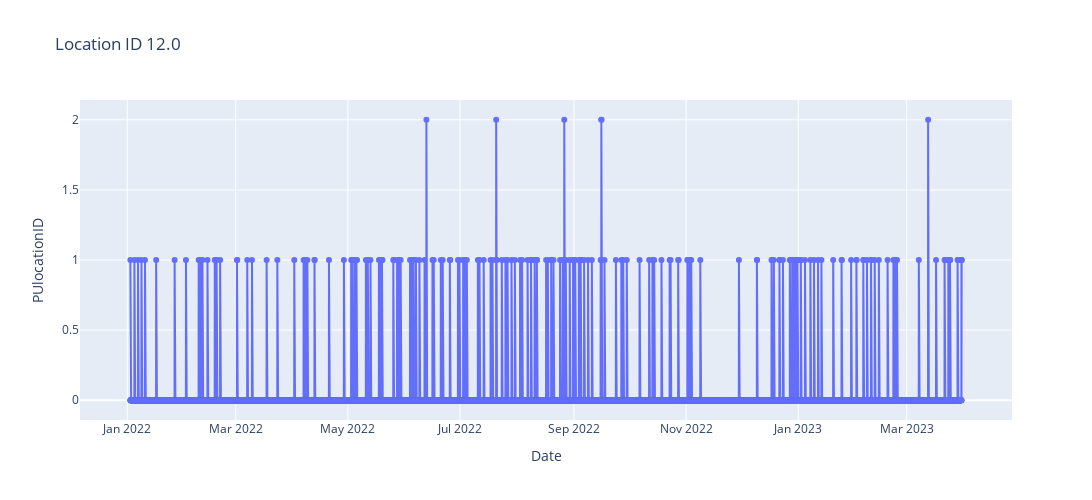

The code cell stored with this chart in its notebook:
### Code cell
single_location_df = df_subset

display(single_location_df)

x_feature_name ='pickup_datetime' 
y_feature_name='PUlocationID'
title = 'Location ID 12.0'
plot(single_location_df,x_feature_name,y_feature_name,title)

### Figure 1 — Plotly figure (JSON) as saved in the notebook; plotly's stock layout.template omitted (floating-point values rounded to 4 significant figures; data arrays with more than 128 entries replaced by an {"elided": "..."} marker saying what was removed)
{"data": [{"mode": "lines+markers", "name": "PUlocationID", "type": "scatter", "x": {"elided": "10854 str values"}, "y": {"elided": "10854 int values"}}], "layout": {"height": 500, "title": {"text": "Location ID 12.0"}, "width": 1200, "xaxis": {"title": {"text": "Date"}}, "yaxis": {"title": {"text": "PUlocationID"}}}}
